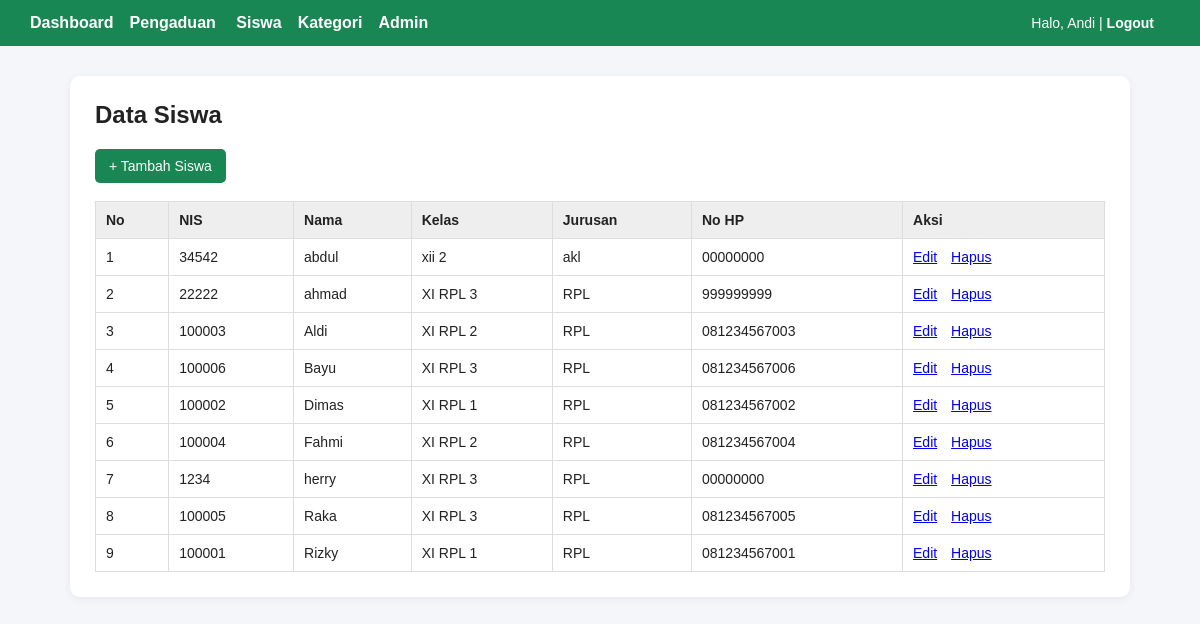
/index.php?page=siswa (signed in), run on the app's committed database.
### tables this page shows
CREATE TABLE `siswa` (
  `nis` int(10) NOT NULL,
  `nama_siswa` varchar(50) NOT NULL,
  `kelas` varchar(10) NOT NULL,
  `jurusan` varchar(30) NOT NULL,
  `no_hp` varchar(15) DEFAULT NULL,
  `password` varchar(255) NOT NULL
);

### app/Core/Controller.php (called while the page is built, shortened)
<?php
class Controller
{
    protected function view(string $view, array $data = []): void
    {
        extract($data);
        require __DIR__ . '/../Views/layout/header.php';
        require __DIR__ . '/../Views/' . $view . '.php';
        require __DIR__ . '/../Views/layout/footer.php';
    }
}

### app/Controllers/SiswaController.php (called while the page is built, shortened)
<?php
class SiswaController extends Controller
{
    private $model;
    public function __construct()
    {
        $this->model = new Siswa();
    }
    public function index(): void
    {
        $siswa = $this->model->all();
        $this->view('siswa/index', ['siswa' => $siswa]);
    }
}

### public/index.php (called while the page is built, shortened)
<?php
spl_autoload_register(function (string $class): void {
    $prefix = 'App\\';
    $relative = substr($class, strlen($prefix));
    $file = __DIR__ . '/../app/' . str_replace('\\', '/', $relative) . '.php';
});
$routes = [
    'login'     => [AuthController::class, 'login'],
    'logout'    => [AuthController::class, 'logout'],
    'dashboard' => [DashboardController::class, 'index'],
    'admin'        => [AdminController::class, 'index'],
    'admin.create' => [AdminController::class, 'create'],
    'admin.edit'   => [AdminController::class, 'edit'],
    'admin.delete' => [AdminController::class, 'delete'],
    'siswa'        => [SiswaController::class, 'index'],
    'siswa.create' => [SiswaController::class, 'create'],
    'siswa.edit'   => [SiswaController::class, 'edit'],
    'siswa.delete' => [SiswaController::class, 'delete'],
    'kategori'        => [KategoriController::class, 'index'],
    'kategori.create' => [KategoriController::class, 'create'],
    'kategori.edit'   => [KategoriController::class, 'edit'],
    'kategori.delete' => [KategoriController::class, 'delete'],
    'pengaduan'        => [PengaduanController::class, 'index'],
    'pengaduan.create' => [PengaduanController::class, 'create'],
    'pengaduan.edit'   => [PengaduanController::class, 'edit'],
    'pengaduan.delete' => [PengaduanController::class, 'delete'],
];
$page = $_GET['page'] ?? 'login';
[$controllerClass, $method] = $routes[$page];
$controller = new $controllerClass();
$controller->$method();

### app/Core/Database.php (called while the page is built, shortened)
<?php
class Database
{
    private static $connection = null;
    public static function getConnection(): \mysqli
    {
        $config = require __DIR__ . '/../../config/config.php';
        $host = $config['host'] ?? '127.0.0.1';
        $port = (int) ($config['port'] ?? 3306);
        $attempts = [[$host, $port, null]];
        $connection = null;
        foreach ($attempts as [$h, $p, $s]) {
            $c = @mysqli_connect($h, $config['user'], $config['pass'], $config['name'], $p, $s);
            if ($c) {
                $connection = $c;
                break;
            }
        }
        mysqli_set_charset($connection, 'utf8mb4');
        self::$connection = $connection;
        return self::$connection;
    }
}

### app/Models/Siswa.php (called while the page is built, shortened)
<?php
class Siswa
{
    private $db;
    public function __construct()
    {
        $this->db = Database::getConnection();
    }
    public function all(): array
    {
        $result = mysqli_query($this->db, 'SELECT nis, nama_siswa, kelas, jurusan, no_hp FROM siswa ORDER BY nama_siswa ASC');
        return $result ? mysqli_fetch_all($result, MYSQLI_ASSOC) : [];
    }
}

### app/Views/siswa/index.php (the view)
<h2>Data Siswa</h2>
<p><a class="btn" href="index.php?page=siswa.create">+ Tambah Siswa</a></p>
<table>
<tr><th>No</th><th>NIS</th><th>Nama</th><th>Kelas</th><th>Jurusan</th><th>No HP</th><th>Aksi</th></tr>
<?php if (empty($siswa)): ?>
<tr><td colspan="7" align="center">Belum ada data siswa.</td></tr>
<?php else: $no = 1; foreach ($siswa as $row): ?>
<tr>
<td><?= $no++; ?></td>
<td><?= htmlspecialchars($row['nis']); ?></td>
<td><?= htmlspecialchars($row['nama_siswa']); ?></td>
<td><?= htmlspecialchars($row['kelas']); ?></td>
<td><?= htmlspecialchars($row['jurusan']); ?></td>
<td><?= htmlspecialchars($row['no_hp'] ?? ''); ?></td>
<td class="aksi">
<a href="index.php?page=siswa.edit&nis=<?= urlencode((string) $row['nis']); ?>">Edit</a>
<a href="index.php?page=siswa.delete&nis=<?= urlencode((string) $row['nis']); ?>" onclick="return confirm('Hapus siswa ini beserta pengaduannya?');">Hapus</a>
</td>
</tr>
<?php endforeach; endif; ?>
</table>

### app/Views/layout/header.php (style rules this page uses)
* { box-sizing: border-box; }
body { font-family: Arial, sans-serif; background: #f5f6fa; margin: 0; color: #222; }
h2 { margin-top: 0; }
table { width: 100%; border-collapse: collapse; margin-top: 18px; }
th, td { border: 1px solid #ddd; padding: 10px; text-align: left; font-size: 14px; }
th { background: #eee; }
.btn { display: inline-block; padding: 9px 14px; background: #198754; color: #fff; text-decoration: none; border-radius: 5px; border: none; cursor: pointer; font-size: 14px; }
.aksi a { margin-right: 10px; }

### data on the page
siswa: nis "34542", nama_siswa "abdul", kelas "xii 2", jurusan "akl", no_hp "00000000"
siswa: nis "22222", nama_siswa "ahmad", kelas "XI RPL 3", jurusan "RPL", no_hp "999999999"
siswa: nis "100003", nama_siswa "Aldi", kelas "XI RPL 2", jurusan "RPL", no_hp "081234567003"
siswa: nis "100006", nama_siswa "Bayu", kelas "XI RPL 3", jurusan "RPL", no_hp "081234567006"
siswa: nis "100002", nama_siswa "Dimas", kelas "XI RPL 1", jurusan "RPL", no_hp "081234567002"
siswa: nis "100004", nama_siswa "Fahmi", kelas "XI RPL 2", jurusan "RPL", no_hp "081234567004"
siswa: nis "1234", nama_siswa "herry", kelas "XI RPL 3", jurusan "RPL", no_hp "00000000"
siswa: nis "100005", nama_siswa "Raka", kelas "XI RPL 3", jurusan "RPL", no_hp "081234567005"
siswa: nis "100001", nama_siswa "Rizky", kelas "XI RPL 1", jurusan "RPL", no_hp "081234567001"

### other printed values
$currentUser['nama'] "Andi"
